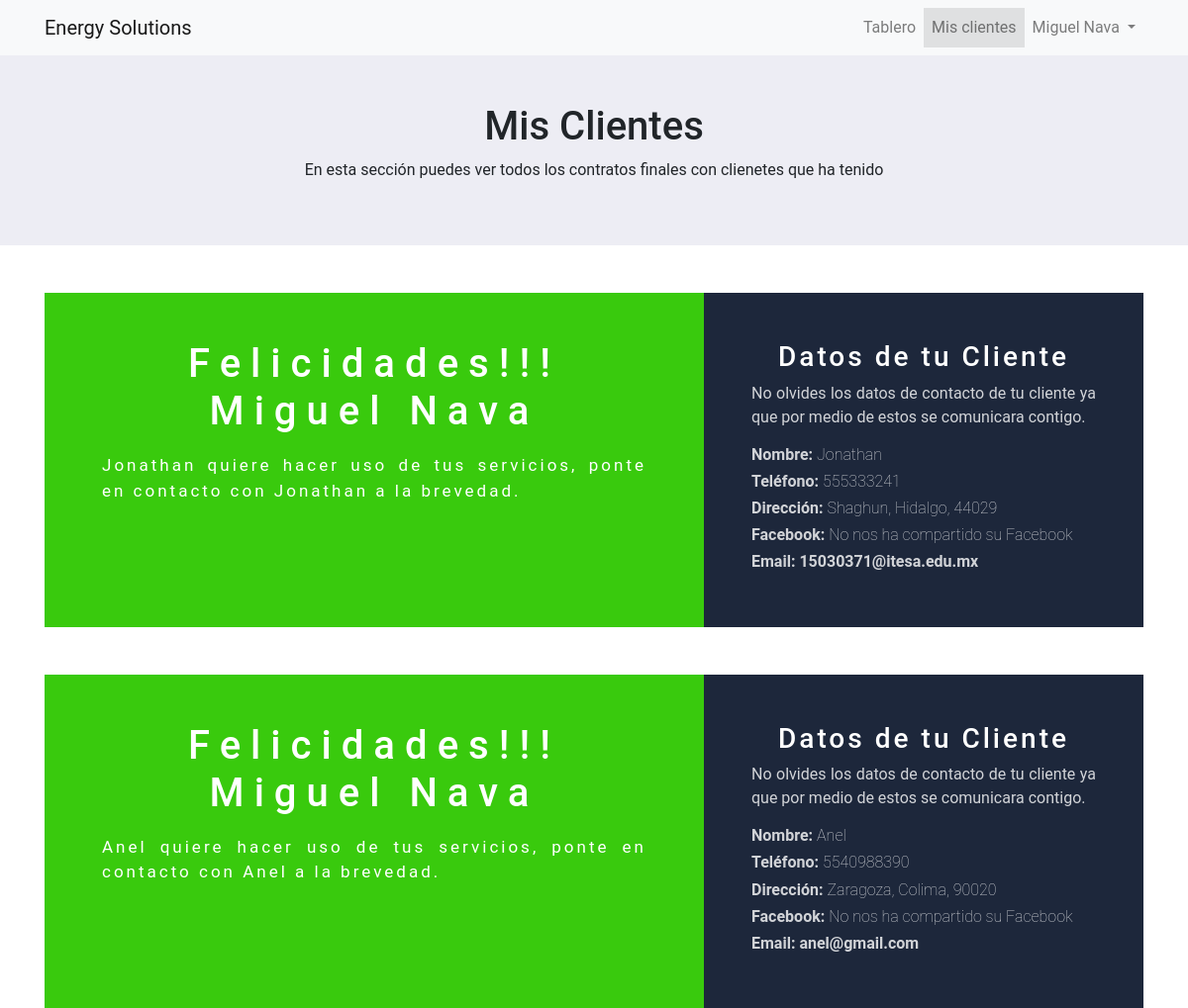
Page /rol/proveedor/clientes.php (signed in) on the committed database.
### tables this page shows
CREATE TABLE `contrato` (
  `id` int(11) NOT NULL,
  `nombre_cliente` varchar(50) NOT NULL,
  `id_cliente` int(11) NOT NULL,
  `nombre_proveedor` varchar(50) NOT NULL,
  `id_proveedor` int(11) NOT NULL,
  `id_solicitud` int(11) NOT NULL
);

CREATE TABLE `datos_usuario_cliente` (
  `id` int(11) NOT NULL,
  `nombre` varchar(50) NOT NULL,
  `dedicacion` varchar(50) NOT NULL,
  `telefono` varchar(12) NOT NULL,
  `estado` varchar(50) NOT NULL,
  `calle` varchar(60) NOT NULL,
  `cp` varchar(10) NOT NULL,
  `acerca_de` text NOT NULL,
  `email` varchar(60) NOT NULL,
  `facebook` varchar(500) NOT NULL,
  `foto_perfil` varchar(50) NOT NULL
);

### login/CRUD/class/Consultas.php (called while the page is built, shortened)
<?php
class Usuarios
{
    private static $instancia;
    private $dbh;
    private function __construct()
    {
        try {
            $this->dbh = new PDO('mysql:host=localhost;dbname=areaenergetica', 'root', 'pass1234');
            $this->dbh->exec("SET CHARACTER SET utf8");
            $this->dbh->setAttribute(PDO::ATTR_ERRMODE, PDO::ERRMODE_EXCEPTION);
            $this->dbh->setAttribute(PDO::ATTR_EMULATE_PREPARES, false);
        } catch (PDOException $e) {
            print "Error!: " . $e->getMessage();
            die();
        }
     }
    public static function singleton()
    {
        if (!isset(self::$instancia)) {
            self::$instancia = new $miclase;
        }
        return self::$instancia;
    }
    public function Read_a_datos_proveedor($email)
    {
        try {
            $query = $this->dbh->prepare("SELECT * FROM datos_usuario_proveedor WHERE email = ?");
            $query->bindParam(1, $email);
            $query->execute();
            return $query->fetchAll();
            $this->dbh = null;
        }catch (PDOException $e) {
            $e->getMessage();
        }
    }
    public function Lee_ContratoExistente($id_solicitud)
    {
        try {
            $query = $this->dbh->prepare("SELECT * FROM contrato WHERE id_solicitud = ?");
            $query->bindParam(1, $id_solicitud);
            $query->execute();
            return $query->fetchAll();
            $this->dbh = null;
        }catch (PDOException $e) {
            $e->getMessage();
        }
    }
    public function Lee_ClienteExistente($id)
    {
        try {
            $query = $this->dbh->prepare("SELECT * FROM datos_usuario_cliente WHERE id = ?");
            $query->bindParam(1, $id);
            $query->execute();
            return $query->fetchAll();
            $this->dbh = null;
        }catch (PDOException $e) {
            $e->getMessage();
        }
    }
    public function get_NotificacionByEmail($email)
    {
        try {
            $query = $this->dbh->prepare("SELECT * FROM notificaciones WHERE email_proveedor = ?");
            $query->bindParam(1, $email);
            $query->execute();
            return $query->fetchAll();
            $this->dbh = null;
        }catch (PDOException $e) {
            $e->getMessage();
        }
    }
}
?>

### rol/proveedor/clientes.php (the view, shortened to what this page needs)
<?php
    $sesion = $_SESSION['usuario'];
    $email = $_SESSION['email'];
?>
<!DOCTYPE html>
<html lang="en">
<head>
    <link rel="stylesheet" href="../bootstrap4.5/css/bootstrap.min.css">
    <link rel="stylesheet" href="../bootstrap4.5/css/estilos.css">
</head>
<body>
<nav class="navbar navbar-expand-md navbar-light bg-light">
        <div class="container">
            <a href="#" class="navbar-brand">
            Energy Solutions</a>
            <div class="navbar-collapse" id="second-navbar">
                <ul class="navbar-nav ml-auto">
                    <li class="nav.item"><a class="nav-link" href="proveedor.php">Tablero</a></li>
                    <li class="nav.item activo"><a class="nav-link" href="#">Mis clientes</a></li>
                    <li class="nav-item dropdown">
                        <a href="#" class="nav-link dropdown-toggle" data-toggle="dropdown">
                        <?php echo $sesion ?>
                        </a>
                    </li>
                </ul>
            </div>
        </div>
    </nav>
    <section style="background: #ededf4; text-align: center;" class="p-5">
        <div class="container">
            <h1>Mis Clientes</h1>
            <p>En esta sección puedes ver todos los contratos finales con clienetes que ha tenido</p>
        </div>
    </section>
    <?php
    require_once("../../login/CRUD/class/Consultas.php");
                    $usuarios = Usuarios::singleton();
                    $data = $usuarios->get_NotificacionByEmail($email);
                    if(count($data)){
                        foreach ($data as $fila) {
                            $id_solicitud = $fila['id_solicitud'];
                            if(isset($id_solicitud)){
                                $data2 = $usuarios->Lee_ContratoExistente($id_solicitud);
                                if(count($data2)){
                                    foreach ($data2 as $fila2) {
                                        $id_proveedor = $fila2['id_proveedor'];
                                        $id_cliente = $fila2['id_cliente'];
                                        $data3 = $usuarios->Read_a_datos_proveedor($email);
                                        if(count($data3)){
                                            foreach ($data3 as $fila3) {
                                                $myID = $fila3['id'];
                                            }
                                        }
                                        if(isset($id_proveedor)){
                                            $data = $usuarios->Lee_ClienteExistente($id_cliente);
                                            if(count($data)){
                                                foreach ($data as $fila) {
                                                    $nombre_cl = $fila['nombre'];
                                                    $telefono = $fila['telefono'];
                                                    $estado=$fila['estado'];
                                                    $calle = $fila['calle'];
                                                    $cp=$fila['cp'];
                                                    $facebook=$fila['facebook'];
                                                    $email_cliente=$fila['email'];
                                                }
                                            }
                                    }
                                        if($id_proveedor != $myID){
                                            ?>
                                            <div class="container mt-5">
                                                <div class="alert alert-secondary">
                                                    <strong>Lo sentimos <?php echo $nombre_cl ?> ya cerro su solicitud.</strong>
                                                </div>
                                            </div>
                                            <?php
                                        }else{
                                            ?>
                                                <section class="mt-5 container contrato-final">
                                                    <div class="contrato-official p-5">
                                                        <div class="encabezado-contrato">
                                                            <h5 class="tile-contrato">Felicidades!!! <?php echo $sesion?></h5>
                                                        </div>
                                                        <div class="cuerpo-contrato">
                                                            <p><?php echo $nombre_cl;?> quiere hacer uso de tus servicios, ponte en contacto con <?php echo $nombre_cl;?> a la brevedad.<span></span></p>
                                                        </div>
                                                    </div>
                                                    <div class="proveedor-solicitado p-5">
                                                        <div class="encabezado-datos-proveedor">
                                                            <h5 class="title-datos">Datos de tu Cliente</h5>
                                                        </div>
                                                        <p>No olvides los datos de contacto de tu cliente ya que por medio de estos se comunicara contigo.</p>
                                                        <h6>Nombre: <span><?php if(isset($nombre_cl)){echo $nombre_cl;}else{echo "El cliente no añadido su nombre";}?></span></h6>
                                                        <h6>Teléfono: <span><?php if(isset($telefono)){echo $telefono;}else{echo "El cliente no ha añadido su número de telefono";} ?></span></h6>
                                                        <h6>Dirección: <span><?php if(isset($calle)){echo $calle;}else{echo "";} if(isset($estado)){echo ', '.$estado;}else{echo "";}if(isset($cp)){echo ', '.$cp;}else{echo "";}?></span></h6>
                                                        <h6>Facebook: <span><?php if(isset($facebook)){ if($facebook == ""){echo "No nos ha compartido su Facebook";}{echo '<a href="'.$facebook.'">'.$facebook.'</a>';}}else{echo "El cliente no nos has compartido su Facebook";} ?></span></span></h6>
                                                        <h6>Email: <?php if(isset($email_cliente)){echo $email_cliente;}else{echo "El cliente no ha añadido su número correo";} ?></h6>
                                                    </div>
                                                </section>
                                            <?php
                                        }
                                    }
                                }
                            }
                        }
                    }
?>
</body>
</html>

### rows in the picture
contrato: datos_usuario_cliente.nombre "Jonathan", datos_usuario_cliente.telefono "555333241", datos_usuario_cliente.calle "Shaghun", datos_usuario_cliente.estado "Hidalgo", datos_usuario_cliente.cp "44029", datos_usuario_cliente.email "15030371@itesa.edu.mx"
contrato: datos_usuario_cliente.nombre "Anel", datos_usuario_cliente.telefono "5540988390", datos_usuario_cliente.calle "Zaragoza", datos_usuario_cliente.estado "Colima", datos_usuario_cliente.cp "90020", datos_usuario_cliente.email "anel@gmail.com"

### other values in the picture
$sesion "Miguel Nava"
